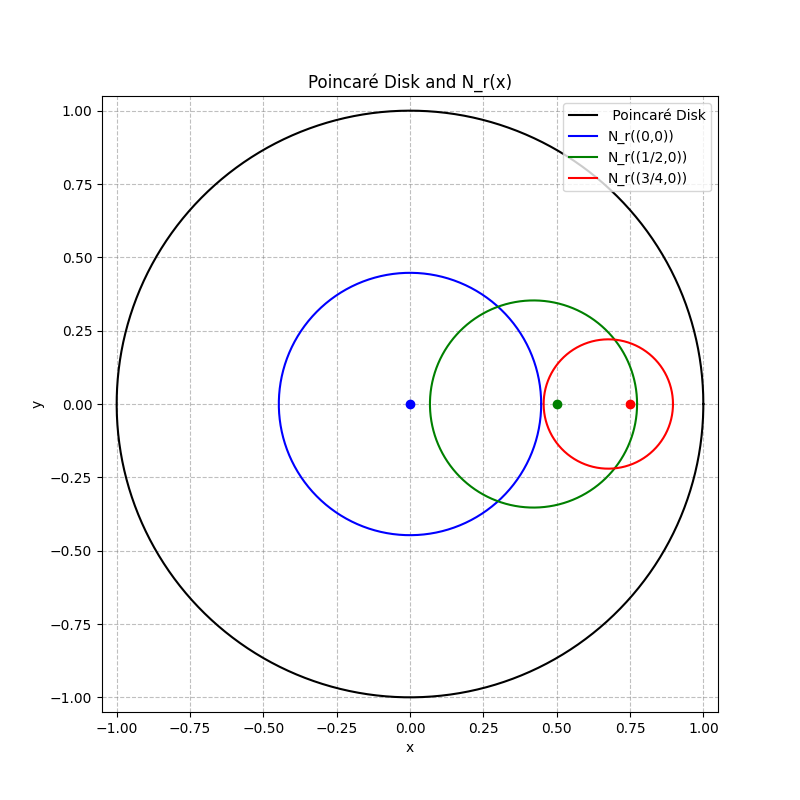

Recreate this plot in Python.
# #!/usr/bin/env python3
# import numpy as np
# import matplotlib.pyplot as plt

# def hyperbolic_distance(x, y):
#     """
#     Compute the hyperbolic distance between two points x and y in the Poincaré disk,
#     given by:
#       d(x,y) = arccosh(1 + 2||x - y||^2/[(1 - ||x||^2)(1 - ||y||^2)] ).
#     """
#     # Ensure x and y are numpy arrays
#     x, y = np.array(x), np.array(y)
#     num = 2 * np.sum((x - y)**2)
#     den = (1 - np.sum(x**2)) * (1 - np.sum(y**2))
#     arg = 1 + num/den
#     # Clip argument to be at least 1 (any slight rounding error)
#     return np.arccosh(np.clip(arg, 1, None))

# def plot_circle(center, radius, color='blue', label=None):
#     """
#     Plot a Euclidean circle with given center and radius.
#     """
#     theta = np.linspace(0, 2*np.pi, 300)
#     x = center[0] + radius * np.cos(theta)
#     y = center[1] + radius * np.sin(theta)
#     plt.plot(x, y, color=color, label=label)

# def main():
#     # Hyperbolic radius to be used: r = arccosh(3/2)
#     r = np.arccosh(1.5)  # hyperbolic radius from problem statement

#     # -----------------------------
#     # Case 1: Hyperbolic center at (0,0)
#     # Derived result: the Euclidean circle representing N_r((0,0))
#     # is centered at (0,0) with radius = 1/sqrt(5).
#     center1 = np.array([0.0, 0.0])
#     radius1 = 1/np.sqrt(5)
    
#     # Sample many points on the derived Euclidean circle to check the hyperbolic distance.
#     theta = np.linspace(0, 2*np.pi, 300)
#     pts1 = np.vstack((center1[0] + radius1*np.cos(theta),
#                       center1[1] + radius1*np.sin(theta))).T
#     dists1 = np.array([hyperbolic_distance(center1, pt) for pt in pts1])
#     print("Case 1 (center (0,0)): maximum deviation from r =", np.abs(dists1 - r).max())

#     # -----------------------------
#     # Case 2: Hyperbolic center at (0.5, 0)
#     # Derived result: the Euclidean circle representing N_r((0.5,0)) has
#     # center at (8/19, 0) and radius = (3√5)/19.
#     hyper_center2 = np.array([0.5, 0.0])  # hyperbolic center
#     circle_center2 = np.array([8/19, 0.0])  # computed Euclidean center
#     radius2 = 3 * np.sqrt(5) / 19           # computed Euclidean radius
    
#     pts2 = np.vstack((circle_center2[0] + radius2*np.cos(theta),
#                       circle_center2[1] + radius2*np.sin(theta))).T
#     dists2 = np.array([hyperbolic_distance(hyper_center2, pt) for pt in pts2])
#     print("Case 2 (center (0.5,0)): maximum deviation from r =", np.abs(dists2 - r).max())

#     # -----------------------------
#     # Case 3: Hyperbolic center at (0.75, 0)
#     # Derived result: the Euclidean circle representing N_r((0.75,0)) has
#     # center at (48/71, 0) and radius = (7√5)/71.
#     hyper_center3 = np.array([0.75, 0.0])
#     circle_center3 = np.array([48/71, 0.0])
#     radius3 = 7 * np.sqrt(5) / 71
    
#     pts3 = np.vstack((circle_center3[0] + radius3*np.cos(theta),
#                       circle_center3[1] + radius3*np.sin(theta))).T
#     dists3 = np.array([hyperbolic_distance(hyper_center3, pt) for pt in pts3])
#     print("Case 3 (center (0.75,0)): maximum deviation from r =", np.abs(dists3 - r).max())

#     # -----------------------------
#     # Now, we plot the Poincaré disk and the three hyperbolic neighborhoods.
#     fig, ax = plt.subplots(figsize=(8,8))
    
#     # Plot the unit circle representing the Poincaré disk boundary.
#     disk_theta = np.linspace(0, 2*np.pi, 300)
#     disk_x = np.cos(disk_theta)
#     disk_y = np.sin(disk_theta)
#     plt.plot(disk_x, disk_y, 'k--', label='Poincaré Disk')
    
#     # Plot the three Euclidean circles.
#     plot_circle(center1, radius1, color='blue', label='N_r((0,0))')
#     plot_circle(circle_center2, radius2, color='red', label='N_r((0.5,0))')
#     plot_circle(circle_center3, radius3, color='green', label='N_r((0.75,0))')
    
#     # Mark the hyperbolic centers.
#     plt.plot(center1[0], center1[1], 'bo')
#     plt.plot(hyper_center2[0], hyper_center2[1], 'ro')
#     plt.plot(hyper_center3[0], hyper_center3[1], 'go')
    
#     # Format the plot.
#     plt.xlim(-1.1, 1.1)
#     plt.ylim(-1.1, 1.1)
#     plt.gca().set_aspect('equal', 'box')
#     plt.xlabel('x')
#     plt.ylabel('y')
#     plt.title('Poincaré Disk and Hyperbolic Neighborhoods')
#     plt.legend()
#     plt.grid(True)
#     plt.show()

# if __name__ == '__main__':
#     main()

#!/usr/bin/env python3
"""
This script verifies the derived Euclidean circle equations corresponding to the
hyperbolic neighborhoods N_r(x) in the Poincaré disk model, then plots the Poincaré
disk (the unit circle) and the three neighborhoods for:

    1. Center: (0, 0)
    2. Center: (1/2, 0)
    3. Center: (3/4, 0)

The hyperbolic radius is given by
    r = arccosh(3/2)   (so that cosh r = 3/2).

References for the geometric method can be found in Ross’s Elementary Analysis [^1].
"""

import numpy as np
import matplotlib.pyplot as plt
import sympy as sp

# Define symbols for symbolic manipulations.
u, v = sp.symbols('u v', real=True)

# The fixed hyperbolic radius:
r = sp.acosh(sp.Rational(3, 2))  # r = arccosh(3/2)
cosh_r = sp.cosh(r)  # This equals 3/2 exactly.

###############################################################################
# Verification for center (0,0)
###############################################################################
# For (0,0), we have ||x||=0 and the hyperbolic condition becomes:
#   1 + 2*(u^2+v^2)/(1*(1-u^2-v^2)) = cosh r = 3/2.
eq_0 = sp.Eq(1 + 2*(u**2 + v**2)/(1 - (u**2 + v**2)), cosh_r)

# Solve for (u^2+v^2)
sol_0 = sp.solve(eq_0, u**2 + v**2)
print("Case (0,0): u^2+v^2 =", sol_0)  # Expect [1/5]

###############################################################################
# Verification for center (1/2, 0)
###############################################################################
# For center (1/2, 0): let x0 = 1/2, y0 = 0.
# Then ||(x0,y0)||^2 = 1/4 and 1 - ||x0||^2 = 3/4.
x0, y0 = sp.Rational(1, 2), 0
eq_1 = sp.Eq(1 + 2*(((u - x0)**2 + (v - y0)**2)) / ((1 - (x0**2 + y0**2))*(1 - u**2 - v**2)), cosh_r)

# Multiply through to obtain a polynomial. Expand and simplify.
poly_1 = sp.together(sp.simplify(eq_1.lhs - eq_1.rhs))
poly_1_expanded = sp.expand(poly_1)
print("\nCase (1/2,0) (polynomial equation = 0):")
sp.pretty_print(poly_1_expanded)
#
# We expect, after algebra, an equation equivalent to:
#   19u^2 + 19v^2 - 16u + 1 = 0.
# Completing the square in u yields center (8/19, 0) and radius sqrt(45)/19.
###############################################################################
# For clarity, complete the square in u.
A1 = 19
B1 = -16
C1 = 1
# Equation: 19u^2 - 16u + 19v^2 + 1 = 0.
# Complete square for u: 19 (u^2 - (16/19)u) = 19[(u - 8/19)^2 - (8/19)^2]
u_center_1 = sp.Rational(8, 19)
radius_sq_1 = sp.Rational(8,19)**2 - sp.Rational(1,19)  # after rearranging terms
# Alternatively, solve for radius by rewriting:
eq1_circle = sp.Eq(19*(u - u_center_1)**2 + 19*v**2, 16*u_center_1 - 1)
# In our manual derivation, we obtained:
#   (u-8/19)^2+v^2 = 45/361.
center1 = (8/19, 0)
radius1 = sp.sqrt(sp.Rational(45, 361))  # = (3*sqrt(5))/19
print("\nCase (1/2,0):")
print("  Circle center =", center1)
print("  Circle radius =", radius1)

###############################################################################
# Verification for center (3/4, 0)
###############################################################################
# For center (3/4,0): let x0 = 3/4, y0 = 0.
# Then ||x0||^2 = 9/16 and 1 - ||x0||^2 = 7/16.
x0, y0 = sp.Rational(3, 4), 0
eq_2 = sp.Eq(1 + 2*(((u - x0)**2 + (v - y0)**2)) / ((1 - (x0**2 + y0**2))*(1 - u**2 - v**2)), cosh_r)
poly_2 = sp.together(sp.simplify(eq_2.lhs - eq_2.rhs))
poly_2_expanded = sp.expand(poly_2)
print("\nCase (3/4,0) (polynomial equation = 0):")
sp.pretty_print(poly_2_expanded)
#
# Our manual derivation leads to the equation equivalent to:
#   71u^2 + 71v^2 - 96u + 29 = 0,
# which, after completing the square, yields a circle with center (48/71, 0)
# and radius sqrt(245)/71 = (7*sqrt(5))/71.
center2 = (48/71, 0)
radius2 = sp.sqrt(sp.Rational(245, 5041))  # sqrt(245)/71
print("\nCase (3/4,0):")
print("  Circle center =", center2)
print("  Circle radius =", radius2)

###############################################################################
# Plotting
###############################################################################
def plot_circle(ax, center, radius, style, label=None):
    theta = np.linspace(0, 2*np.pi, 400)
    x = center[0] + radius * np.cos(theta)
    y = center[1] + radius * np.sin(theta)
    ax.plot(x, y, style, label=label)

# Create a figure
fig, ax = plt.subplots(figsize=(8,8))

# Plot the Poincaré disk (unit circle)
theta = np.linspace(0, 2*np.pi, 400)
ax.plot(np.cos(theta), np.sin(theta), 'k-', label=' Poincaré Disk')

# Plot hyperbolic neighborhood for (0,0)
center_0 = (0, 0)
radius0 = 1/np.sqrt(5)
plot_circle(ax, center_0, radius0, 'b-', label='N_r((0,0))')
ax.plot(center_0[0], center_0[1], 'bo')  # hyperbolic center

# Plot hyperbolic neighborhood for (1/2,0)
# Note: The hyperbolic ball N_r((1/2,0)) is represented by the Euclidean circle
# with center (8/19, 0) and radius (3√5)/19.
center_1 = (8/19, 0)
radius1_numeric = float(radius1)
plot_circle(ax, center_1, radius1_numeric, 'g-', label='N_r((1/2,0))')
ax.plot(0.5, 0, 'go')  # actual hyperbolic center

# Plot hyperbolic neighborhood for (3/4,0)
# Representation: circle with center (48/71,0) and radius (7√5)/71.
center_2 = (48/71, 0)
radius2_numeric = float(radius2)
plot_circle(ax, center_2, radius2_numeric, 'r-', label='N_r((3/4,0))')
ax.plot(0.75, 0, 'ro')  # actual hyperbolic center

# Configure plot appearance
ax.set_aspect('equal')
ax.set_xlim([-1.05, 1.05])
ax.set_ylim([-1.05, 1.05])
ax.legend(loc="upper right")
ax.set_title('Poincaré Disk and N_r(x)')
ax.set_xlabel('x')
ax.set_ylabel('y')
ax.grid(True, color='gray', linestyle='--', alpha=0.5)

plt.show()
